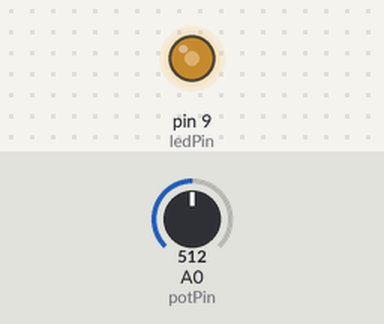
A sketch run on a simulated Arduino Uno, built with avr-gcc and run on an emulated ATmega328P. Shown: output pins drawn as LEDs (lit = HIGH). Inputs (shaded band) come from the test bench; at power-on: A0 (potPin) = 512.

Above: at 1.2 s.
1.3 s: A0 (potPin) set to 716
At 2.5 s:
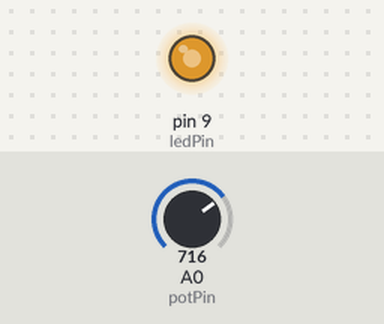
2.8 s: A0 (potPin) set to 900
At 3.9 s:
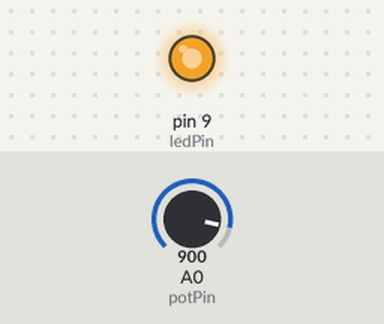
4.3 s: A0 (potPin) set to 122
At 5.0 s:
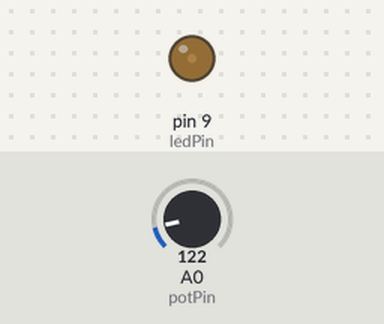
5.8 s: A0 (potPin) set to 0
At 6.2 s:
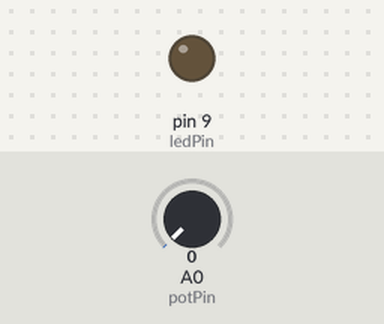
Timing chart, 0 to 8.3 s (numbered marks = the images above; inputs shaded):
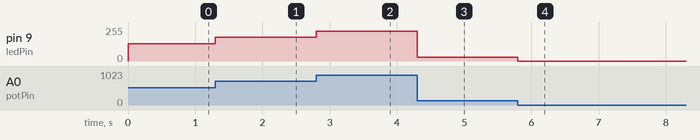

Measured:
- after the input at 1.3 s, pin 9 (ledPin): 128/255 → 179/255 at once
- after the input at 2.8 s, pin 9 (ledPin): 179/255 → 225/255 at once
- after the input at 4.3 s, pin 9 (ledPin): 225/255 → 30/255 at once
- after the input at 5.8 s, pin 9 (ledPin): 30/255 → 0/255 at once

The sketch:

sketch_feb09Potentiometers.ino
```cpp
int sensorPin = 0;
int ledPin = 9;
int potPin = A0;
int sensorValue = 0;
//int sensorLevel=analogRead(A0);


void setup()
{
  pinMode(ledPin, OUTPUT);
  //Serial.begin(9600);
}

void loop()
{
//  sensorValue = analogRead(sensorPin);
//  digitalWrite(ledPin, HIGH);
//  delay(sensorValue);
//  digitalWrite(ledPin, LOW);
//  delay(sensorValue);
  int value = analogRead(potPin) / 4;
  analogWrite(ledPin, value);
}


//void loop()
//{
//  sensorValue = analogRead(sensorPin);
//  digitalWrite(ledPin, HIGH);
//  delay(sensorValue);
//  digitalWrite(ledPin, LOW);
//  delay(sensorValue);
//  int threshold = 512;
//  if (analogRead(sensorPin) > threshold)
//  {
//    digitalWrite(ledPin, HIGH);
//  }
//  else
//  {
//    digitalWrite(ledPin, LOW);
//  }
//
//  if (sensorLevel >= 180)
//  {
//     digitalWrite(13,HIGH);
//     delay(100);
//     digitalWrite(13,LOW);
//     delay(100);
//  }
//  else
//  {
//    digitalWrite(13,HIGH);
//    delay(500);
//    digitalWrite(13,LOW);
//    delay(500);
//  }
//  Serial.print("Sensor Value =");
//  Serial.print(sensorLevel);
//  Serial.println();
//}
```
